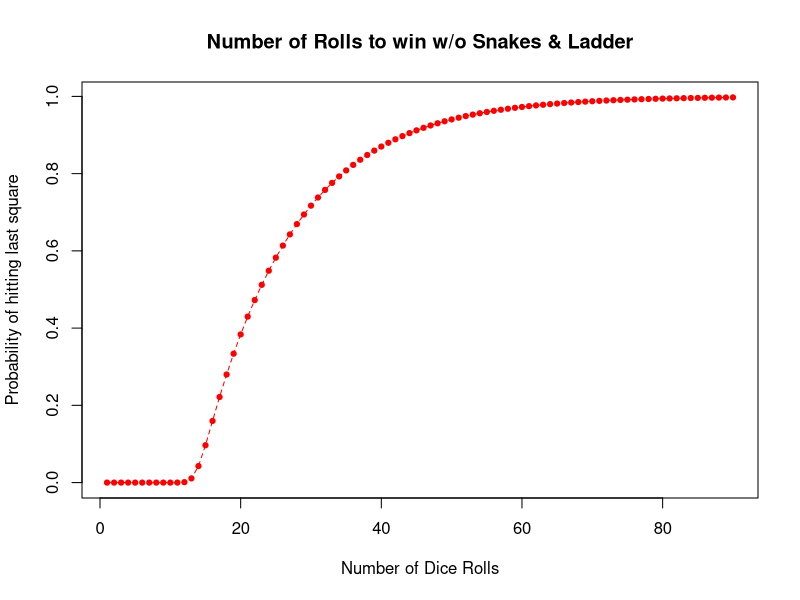
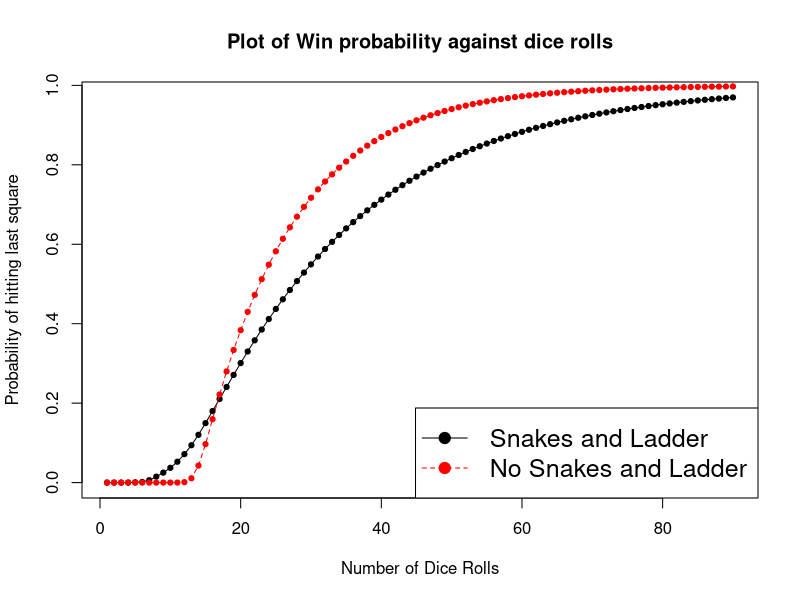
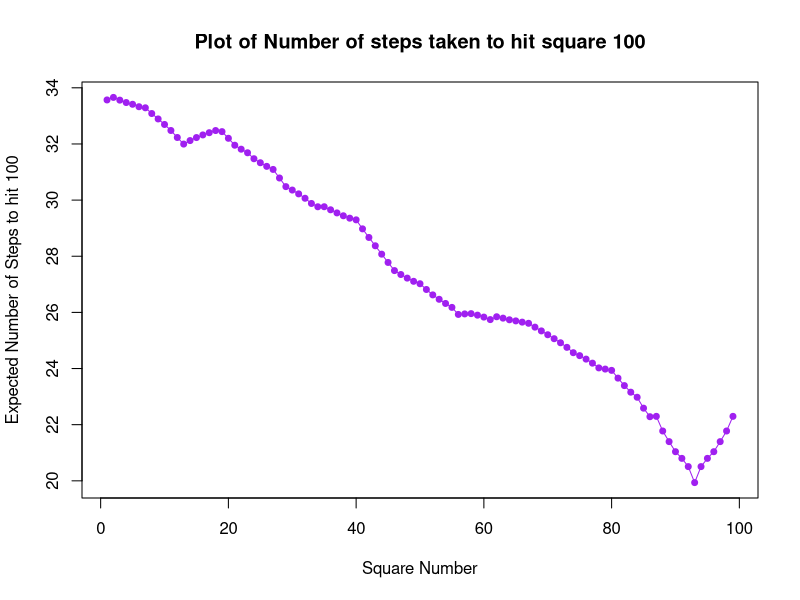

Source code (R) for these figures, in order:
# Koa Zhao Yuan, A0149963M
# Term Project file for Snakes and Ladders

dice_prob <- c(1/36, 2/36, 3/36, 4/36, 5/36, 6/36, 
               5/36, 4/36, 3/36, 2/36, 1/36)

# section 17.6
# initial matrix w/o snakes and ladders
make_trans <- function(){
  trans <- matrix(0, nrow = 100, ncol = 100)
  for (i in 1:99){
    for (j in 1:11){
      if (i + j + 1 > 100){
        # if counter goes beyond the grid
        trans[200 - (i + j + 1), i] <- trans[200 - (i + j + 1), i] + dice_prob[j]
      } else {
        # if counter does not go beyond the grid
        trans[i + j + 1, i] <- trans[i + j + 1, i] + dice_prob[j]
      }
    }
  }
  # last square is absorbing
  trans[100, 100] <- 1
  return(trans)
}

transition <- make_trans()

# default state matrix, at square 1
state <- rep(0, 100)
state[1] = 1

# run markov chain 90 times
res_initial <- c()
for (i in 1:90){
  res_initial <- append(res_initial, state[100])
  state <- transition %*% state
}

plot(res_initial, 
     main = "Number of Rolls to win w/o Snakes & Ladder",
     ylab = "Probability of hitting last square",
     xlab = "Number of Dice Rolls",
     pch = 19, cex = 0.7, col = "red")

lines(res_initial, 
      pch = 18, 
      col = "red", 
      lty = 2,
      cex = 2)

# swapping function for snakes and ladder
transfer_aux <- function(square, old, new, trans){
  temp <- trans[old, square]
  trans[old, square] <- 0
  trans[new, square] <- trans[new, square] + temp
  return (trans)
}

# function to swap states of all 100 squares
# inefficient but gets the job done nicely
transfer <- function(old, new, trans){
  for (i in 1:100){
    trans <- transfer_aux(i, old, new, trans)   
  }
  return (trans)
}

# snakes 
transition <- transfer(34, 1, transition)
transition <- transfer(25, 5, transition)
transition <- transfer(47, 19, transition)
transition <- transfer(65, 52, transition)
transition <- transfer(87, 57, transition)
transition <- transfer(91, 61, transition)
transition <- transfer(99, 69, transition)

# ladders
transition <- transfer(3, 51, transition)
transition <- transfer(6, 27, transition)
transition <- transfer(20, 70, transition)
transition <- transfer(36, 55, transition)
transition <- transfer(63, 95, transition)
transition <- transfer(68, 98, transition)

state_new <- rep(0, 100)
state_new[1] = 1

# run markov chain 100 times
res_new <- c()
for (i in 1:90){
  res_new <- append(res_new, state_new[100])
  state_new <- transition %*% state_new
}


plot(res_new, 
     main = "Plot of Win probability against dice rolls",
     ylab = "Probability of hitting last square",
     xlab = "Number of Dice Rolls",
     pch = 19, cex = 0.7)

lines(res_new, 
      pch = 18, 
      col = "black", 
      lty = 1,
      cex = 2)


points(res_initial, col = "red", pch = 19, cex = 0.7)

lines(res_initial, 
      pch = 18, 
      col = "red", 
      lty = 2,
      cex = 2)


legend("bottomright", 
       legend = c("Snakes and Ladder", 
                  "No Snakes and Ladder"),
       col = c("Black", "Red"),
       cex = 1.5,
       lty = 1:2,
       pch = 19)

# Transition matrix section
Q <- t(transition[1:99, 1:99])
I <- diag(99)
F_matrix <- solve(I - Q)
Col_1 <- rep(1, 99)
E_steps <- F_matrix %*% Col_1

plot(E_steps, pch = 19, col = "purple", cex = 0.8,
     ylab = "Expected Number of Steps to hit 100",
     xlab = "Square Number",
     main = "Plot of Number of steps taken to hit square 100")
lines(E_steps, col = "purple")
